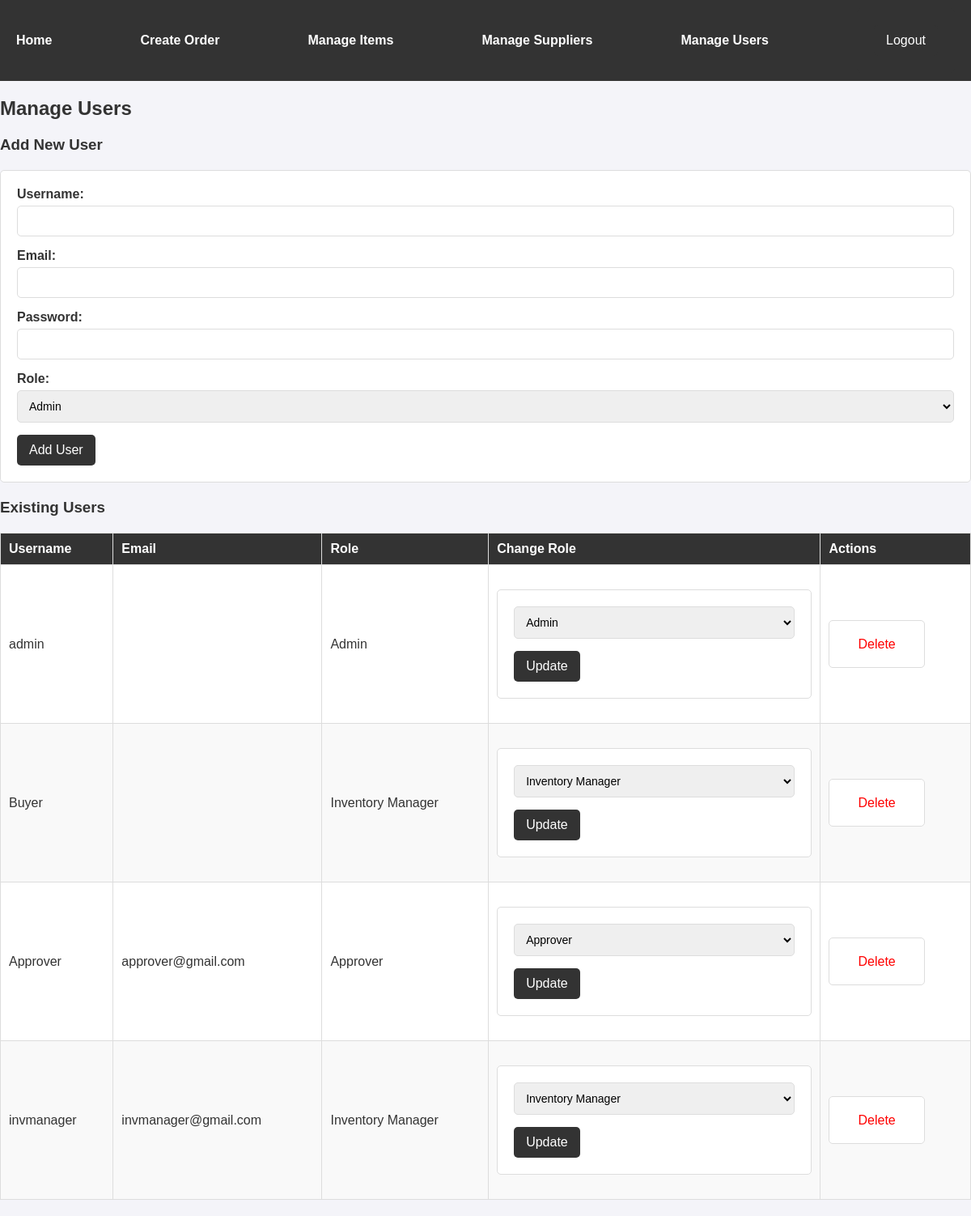
Page /app/manage_users/ (signed in) on the earlier database version.
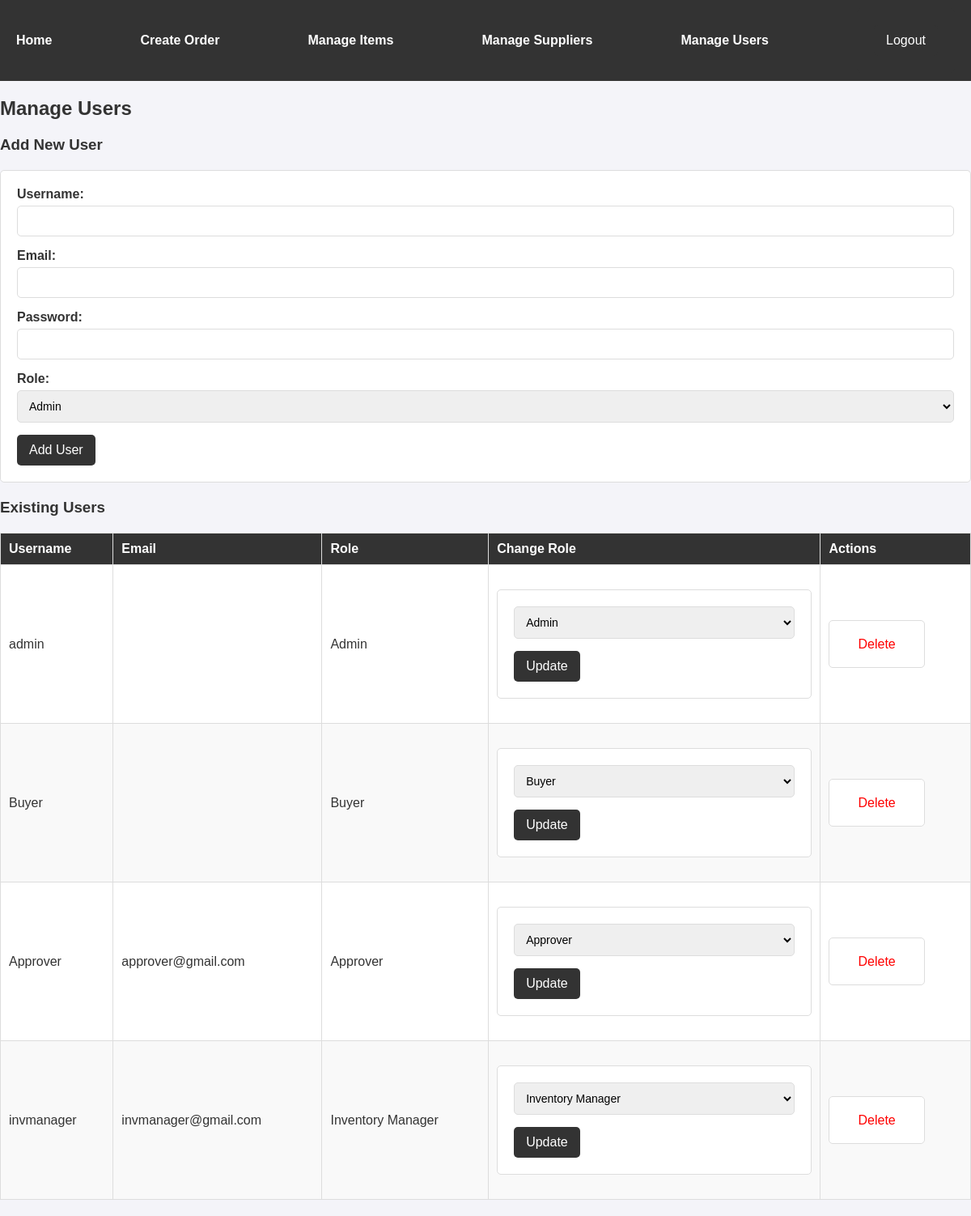
Same page on the later database version.
### PO_Items/models.py (models this page shows, shortened)
class User(AbstractUser):
    ROLE_CHOICES = [
        ('ADMIN', 'Admin'),
        ('BUYER', 'Buyer'),
        ('APPROVER', 'Approver'),
        ('INVENTORY_MANAGER', 'Inventory Manager'),
    ]
    role = models.CharField(max_length=20, choices=ROLE_CHOICES, default='BUYER')

### PO_Items/decorators.py (the view)
        def _wrapped_view(request, *args, **kwargs):
            if request.user.role in allowed_roles:
                return view_func(request, *args, **kwargs)
            return HttpResponseForbidden("You do not have permission to access this page.")

### PO_Items/views.py (called while the page is built, shortened)
@login_required
@role_required(['ADMIN'])
def manage_users(request):
    users = User.objects.all()
    return render(request, 'PO_Items/manage_users.html', {'users': users})

### PO_Items/templates/PO_Items/manage_users.html (shortened to what this page needs)
{% load static %}
<link rel="stylesheet" type="text/css" href="{% static 'PO_Items/styles.css' %}">
<div class="navbar">
    <a href="{% url 'PO_Items:PO_Items' %}">Home</a>
    {% if request.user.role == 'BUYER' or request.user.role == 'ADMIN' %}
        <a href="{% url 'PO_Items:create_order' %}">Create Order</a>
    {% endif %}
    {% if request.user.role == 'INVENTORY_MANAGER' or request.user.role == 'ADMIN' %}
        <a href="{% url 'PO_Items:manage_items' %}">Manage Items</a>
        <a href="{% url 'PO_Items:manage_suppliers' %}">Manage Suppliers</a>
    {% endif %}
    {% if request.user.role == 'ADMIN' %}
        <a href="{% url 'PO_Items:manage_users' %}">Manage Users</a>
    {% endif %}
    <form class = "form_nav" method="post" action="{% url 'logout' %}" style="margin: 0;">
        <button type="submit" >Logout</button>
    </form>
</div>
<h2>Manage Users</h2>
<h3>Add New User</h3>
<form method="post" action="">
    <label for="username">Username:</label>
    <input type="text" id="username" name="username" required><br>
    <label for="email">Email:</label>
    <input type="email" id="email" name="email" required><br>
    <label for="password">Password:</label>
    <input type="password" id="password" name="password" required><br>
    <label for="role">Role:</label>
    <select id="role" name="role" required>
        {% for key, value in user.ROLE_CHOICES %}
        <option value="{{ key }}">{{ value }}</option>
        {% endfor %}
    </select><br>
    <button type="submit">Add User</button>
</form>
<h3>Existing Users</h3>
<table border="1">
    <thead>
        <tr>
            <th>Username</th>
            <th>Email</th>
            <th>Role</th>
            <th>Change Role</th>
            <th>Actions</th>
        </tr>
    </thead>
    <tbody>
        {% for user in users %}
        <tr>
            <td>{{ user.username }}</td>
            <td>{{ user.email }}</td>
            <td>{{ user.get_role_display }}</td>
            <td>
                <form method="post" action="">
                    <select name="role">
                        {% for key, value in user.ROLE_CHOICES %}
                        <option value="{{ key }}" {% if user.role == key %}selected{% endif %}>
                            {{ value }}
                        </option>
                        {% endfor %}
                    </select>
                    <button type="submit">Update</button>
                </form>
            </td>
            <td>
                <form method="post" action="{% url 'PO_Items:delete_user' user.id %}" style="display: inline;">
                    <button type="submit" style="background: none; border: none; color: red; cursor: pointer;">Delete</button>
                </form>
            </td>
        </tr>
        {% endfor %}
    </tbody>
</table>

Differences in the rows shown:
changed User "Buyer": role "Inventory Manager" → "Buyer"
